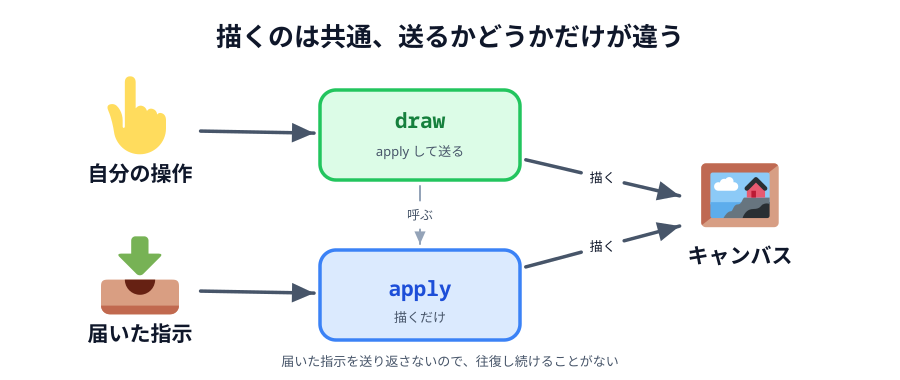

The script that saved this image:
# 01-apply-and-draw.svg
# スキーマ: SPLITTING（自分の操作 / 届いた指示）+ CENTER-PERIPHERY（apply が中心）

import sys
sys.path.insert(0, "/Users/seekseep/.claude/skills/genfig")
from genfig import Canvas, PALETTE

c = Canvas(900, 380)

c.text(450, 46, "描くのは共通、送るかどうかだけが違う", scale="xl")

mine = c.node(140, 130, "自分の操作", emoji_cp="1f446", w=150, h=86)
recv = c.node(140, 290, "届いた指示", emoji_cp="1f4e5", w=150, h=86)

draw = c.sticky(320, 90, 200, 90, color="green")
c.text(draw.cx, 128, "draw", scale="lg", font="technical", fill=PALETTE["green"]["text"])
c.text(draw.cx, 156, "apply して送る", scale="sm")

apply = c.sticky(320, 250, 200, 90, color="blue")
c.text(apply.cx, 296, "apply", scale="lg", font="technical", fill=PALETTE["blue"]["text"])
c.text(apply.cx, 322, "描くだけ", scale="sm")

canvas = c.node(740, 210, "キャンバス", emoji_cp="1f5bc", w=160, h=90)

c.link(mine, draw)
c.link(recv, apply)
c.link(draw, canvas, label="描く", label_scale="sm")
c.link(apply, canvas, label="描く", label_scale="sm")
c.link(draw, apply, primary=False, label="呼ぶ", label_scale="sm")

c.text(450, 366, "届いた指示を送り返さないので、往復し続けることがない", scale="sm")

c.save("01-apply-and-draw.svg")
